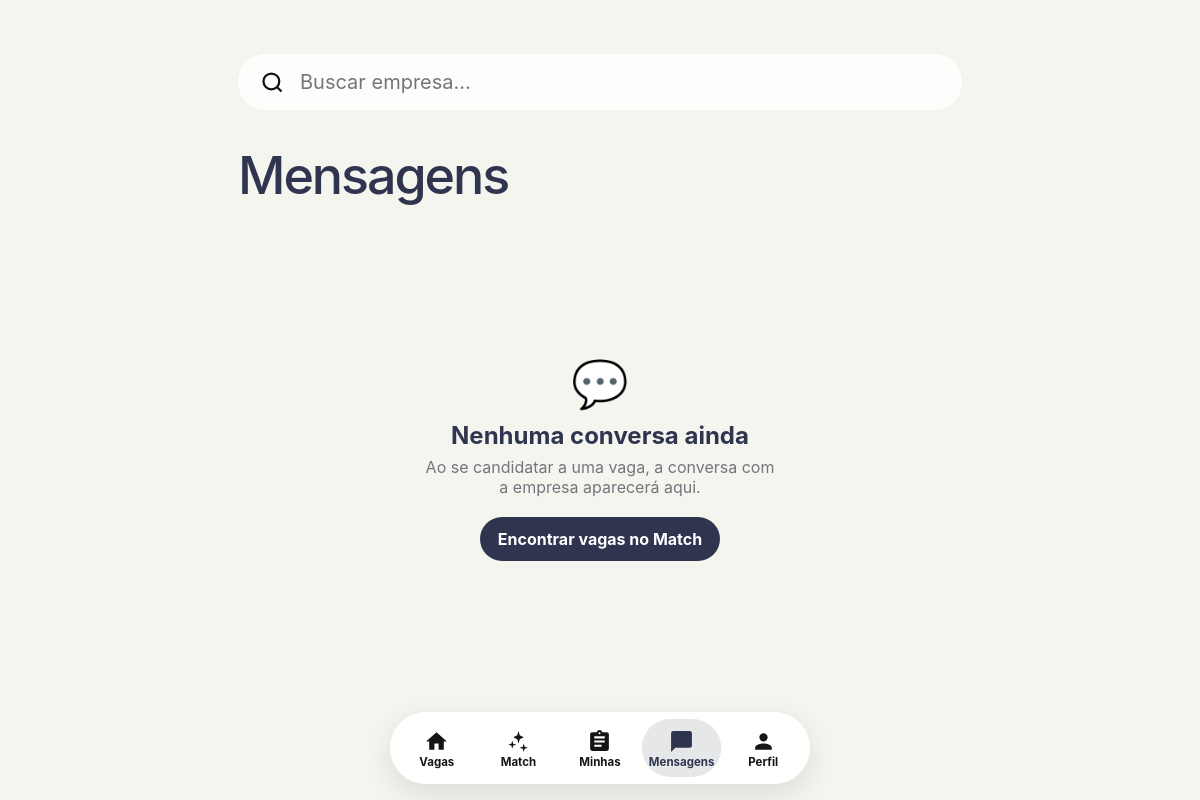
Before: /mensagens/ (signed in) with the older database file.
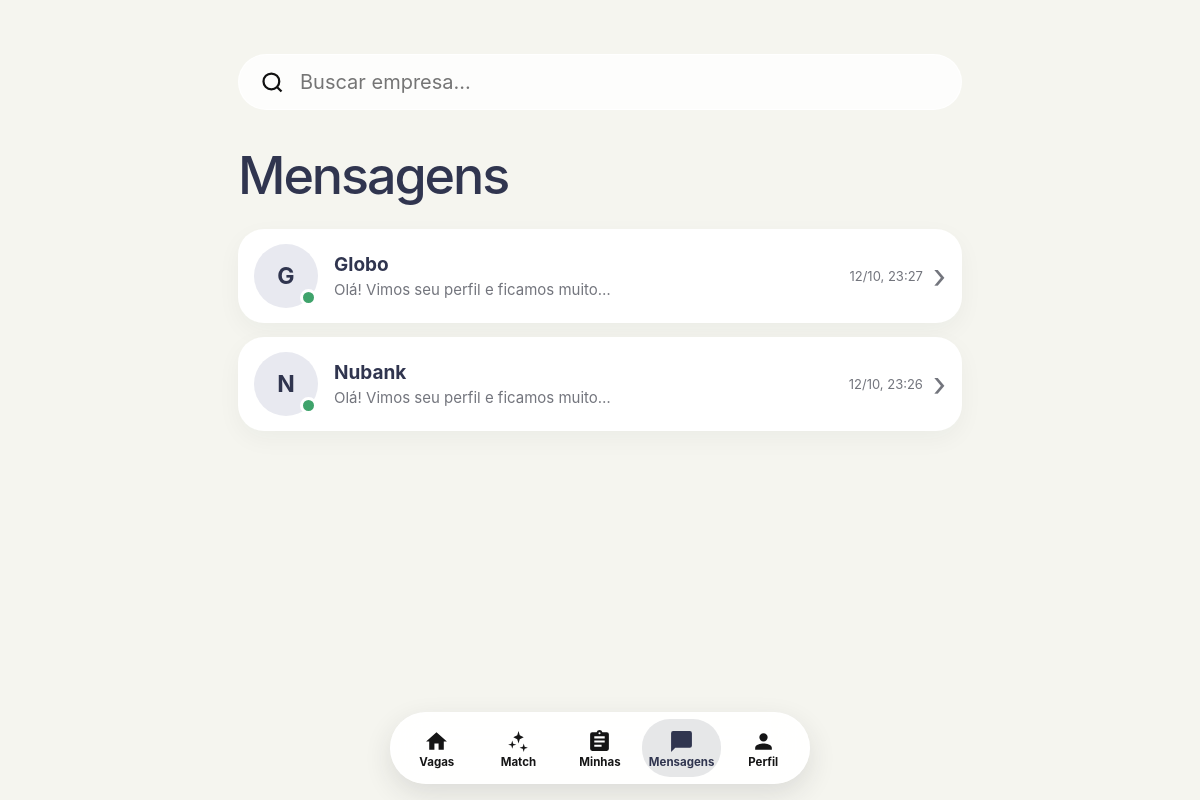
After: the same page with the newer database file.
### connectoapp/models.py (models this page shows, shortened)
class Conversa(models.Model):
    usuario = models.ForeignKey(
        settings.AUTH_USER_MODEL,
        on_delete=models.CASCADE,
        related_name="conversas_connecto",
    )
    oportunidade = models.ForeignKey(
        Oportunidade,
        on_delete=models.CASCADE,
        related_name="conversas",
    )
    criada_em = models.DateTimeField(auto_now_add=True)
    atualizada_em = models.DateTimeField(auto_now=True)
    class Meta:
        constraints = [
            models.UniqueConstraint(
                fields=["usuario", "oportunidade"],
                name="conversa_usuario_oportunidade_unica",
            )
        ]
        ordering = ["-atualizada_em"]

class Oportunidade(models.Model):
    MODALIDADES = [
        ("Presencial", "Presencial"),
        ("Híbrido", "Híbrido"),
        ("Remoto", "Remoto"),
    ]
    titulo = models.CharField(max_length=120)
    descricao = models.TextField()
    instituicao = models.CharField(max_length=100, blank=True)
    prazo = models.DateField(null=True, blank=True)
    empresa = models.ForeignKey(
        Empresa,
        on_delete=models.CASCADE,
        related_name="oportunidades",
    )
    cidade = models.CharField(max_length=100, blank=True)
    local = models.CharField(max_length=150, blank=True)
    modalidade = models.CharField(
        max_length=20,
        choices=MODALIDADES,
        default="Presencial",
    )
    area = models.CharField(max_length=100, blank=True)
    bolsa = models.DecimalField(max_digits=10, decimal_places=2, null=True, blank=True)
    requisitos = models.TextField(blank=True, help_text="Um requisito por linha")
    ativa = models.BooleanField(default=True)
    publicada_em = models.DateTimeField(auto_now_add=True)
    class Meta:
        ordering = ["-publicada_em", "-id"]

class Empresa(models.Model):
    nome = models.CharField(max_length=100)
    email = models.EmailField()
    descricao = models.TextField(blank=True)
    @property
    def iniciais(self):
        partes = [parte for parte in self.nome.split() if parte]
        return "".join(parte[0] for parte in partes[:2]).upper() or "EM"

class Mensagem(models.Model):
    AUTORES = [
        ("empresa", "Empresa"),
        ("candidato", "Candidato"),
    ]
    conversa = models.ForeignKey(
        Conversa,
        on_delete=models.CASCADE,
        related_name="mensagens",
    )
    autor = models.CharField(max_length=20, choices=AUTORES)
    texto = models.TextField()
    criada_em = models.DateTimeField(auto_now_add=True)
    class Meta:
        ordering = ["criada_em", "id"]

### connectoapp/views.py (the view)
# urls.py: path("mensagens/", views.mensagens, name="mensagens"),
@login_required
def mensagens(request):
    conversas = (
        Conversa.objects.filter(usuario=request.user)
        .select_related("oportunidade__empresa")
        .prefetch_related("mensagens")
    )
    itens = []
    for conversa_item in conversas:
        itens.append(
            {
                "conversa": conversa_item,
                "ultima_mensagem": conversa_item.mensagens.last(),
            }
        )
    return render(request, "mensagens.html", {"itens": itens})

### template/mensagens.html (shortened to what this page needs)
{% load static %}
<!DOCTYPE html>
<html lang="pt-BR">
<head>
  <link rel="stylesheet" href="{% static 'connecto_ui.css' %}">
  <link rel="stylesheet" href="{% static 'mensagens.css' %}">
</head>
<body class="connecto-page messages-page">
  <main class="messages-shell">
    <label class="messages-search">
      <svg viewBox="0 0 24 24" fill="none" stroke="currentColor" stroke-width="2" aria-hidden="true">
        <circle cx="11" cy="11" r="7"></circle>
        <path d="m20 20-3.8-3.8"></path>
      </svg>
      <input id="conversation-search" type="search" placeholder="Buscar empresa..." autocomplete="off">
    </label>
    <h1>Mensagens</h1>
    <section class="conversation-list" id="conversation-list">
      {% for item in itens %}
        <a
          href="{% url 'conversa' item.conversa.id %}"
          class="conversation-card"
          data-search="{{ item.conversa.oportunidade.empresa.nome|lower }} {{ item.conversa.oportunidade.titulo|lower }}"
        >
          <div class="conversation-avatar">
            <span>{{ item.conversa.oportunidade.empresa.iniciais }}</span>
            <i class="online-dot" aria-label="Online"></i>
          </div>
          <div class="conversation-main">
            <strong>{{ item.conversa.oportunidade.empresa.nome }}</strong>
            {% if item.ultima_mensagem %}
              <span>{{ item.ultima_mensagem.texto|truncatechars:38 }}</span>
            {% else %}
              <span>Conversa iniciada</span>
            {% endif %}
          </div>
          <div class="conversation-meta">
            {% if item.ultima_mensagem %}
              <time datetime="{{ item.ultima_mensagem.criada_em|date:'c' }}">{{ item.ultima_mensagem.criada_em|date:"d/m, H:i" }}</time>
            {% endif %}
            <span class="chevron">›</span>
          </div>
        </a>
      {% empty %}
        <div class="messages-empty">
          <div class="messages-empty__icon">💬</div>
          <h2>Nenhuma conversa ainda</h2>
          <p>Ao se candidatar a uma vaga, a conversa com a empresa aparecerá aqui.</p>
          <a href="{% url 'match' %}" class="primary-link">Encontrar vagas no Match</a>
        </div>
      {% endfor %}
    </section>
  </main>
  {% include 'includes/bottom_nav.html' with pagina_ativa='mensagens' %}
</body>
</html>

Changed rows visible on the page:
added Conversa: conversa.oportunidade.empresa.iniciais "G", conversa.oportunidade.empresa.nome "Globo", ultima_mensagem.texto "Olá! Vimos seu perfil e ficamos muito…", ultima_mensagem.criada_em "12/10, 23:27"
added Conversa: conversa.oportunidade.empresa.iniciais "N", conversa.oportunidade.empresa.nome "Nubank", ultima_mensagem.texto "Olá! Vimos seu perfil e ficamos muito…", ultima_mensagem.criada_em "12/10, 23:26"
Other visible differences:
text no longer shown: "💬 Nenhuma conversa ainda Ao se candidatar a uma vaga, a conversa com a empresa aparecerá aqui. Encontrar vagas no Match"
